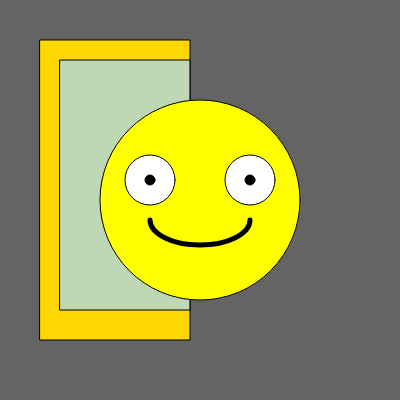
Frame 1 (no input)
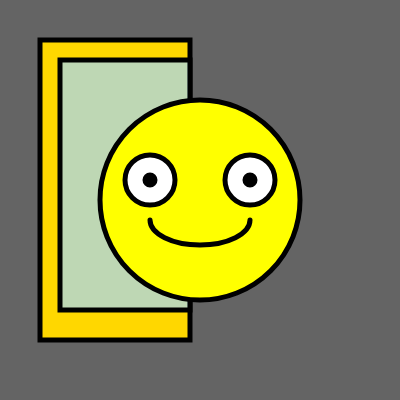
Frame 60 (no input)
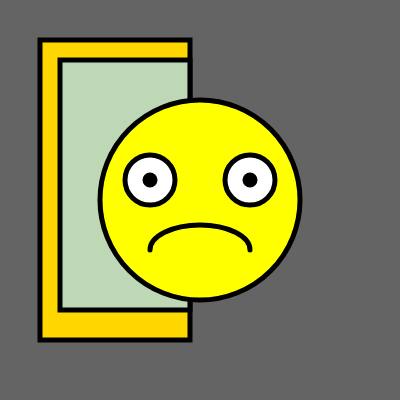
Frame 120 (the mouse pressed at the canvas centre since frame 60)

The p5.js sketch that drew these frames (run headless with seeded random() and noise() and a simulated clock; from frame 60 on, the mouse is pressed at the canvas centre):

// p5.js sketch
// ── sketch.js

let happy=true;//track whether the emoji is smiling or frowning.

function setup() {
  createCanvas(400, 400);
}

function draw() {
  background(100);
  
  //rectangles

  fill(255, 215, 0);
  rect(40, 40, 150, 300);
  fill(173,216,230, 200);
  rect(60, 60, 130, 250);

  
  //face
  fill(255, 255, 0);
 circle(200, 200, 200); 
  
  
  //eyes
  fill(255,255,255)
  circle(150, 180, 50);
  circle(250, 180, 50);
  
  fill(0,0,0)
  circle(150, 180, 10);
  circle(250, 180, 10);
  
  //mouth
  noFill();
stroke(0);
strokeWeight(5);
  
  if(happy) {
arc(200, 220, 100, 50, 0, PI);// smile
  }else {
    
arc(200, 250, 100, 50, PI, 0);// frown
  }
    
}
  
// this function must be outside draw()
  

function mousePressed() {
  happy= !happy; // toggle between smile and frown on click
}
// learnt this from coding train
// emoji of "self reflcetion",users can choose whether to have the emoji smile or frown depending on the context.
